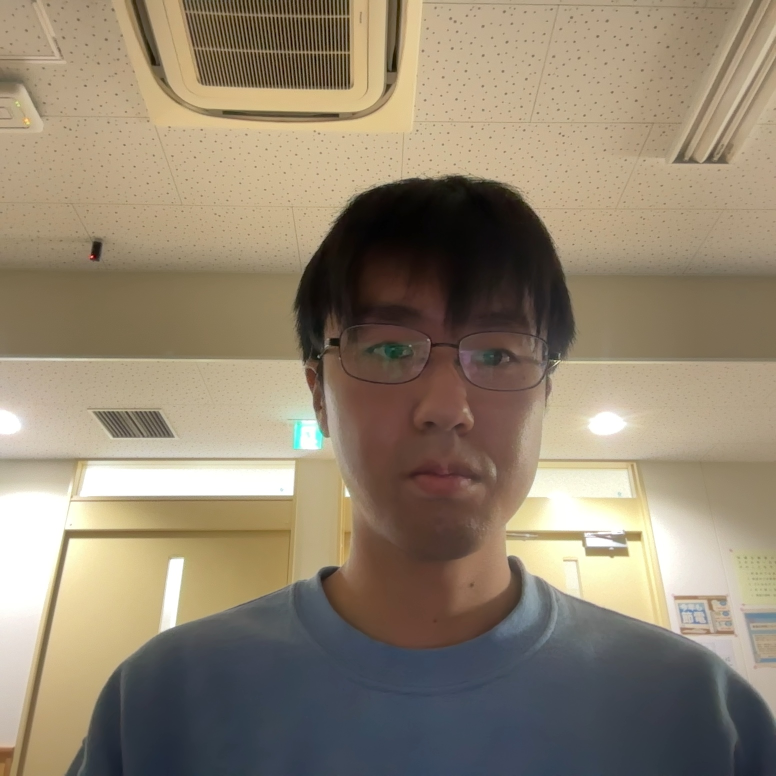
#> input picture camera/captured.jpg, 1552 x 1552 px (shown at 1/2 size)
$ python -i library.py   (imports and definitions only)
#> lines starting #> are read from the running program, lines starting #| are printed output that depends on the picture
#> further down, picture is the input picture: shape (1552, 1552, 3); mean B, G, R 112.3, 132.4, 145.6
from pathlib import Path

BASE_DIR = Path(__file__).resolve().parent


import cv2
import numpy as np
import subprocess


# 縦横比を調節
# [46 lines left out: functions resize_with_aspect, crop_to_aspect, not called in this run]

# === 顔検出器 ===
face_cascade = cv2.CascadeClassifier(str(BASE_DIR / "haarcascade_frontalface_default.xml"))

# === 顔検出（1回のみ） ===
def detect_face_once(img):
    gray = cv2.cvtColor(img, cv2.COLOR_BGR2GRAY)
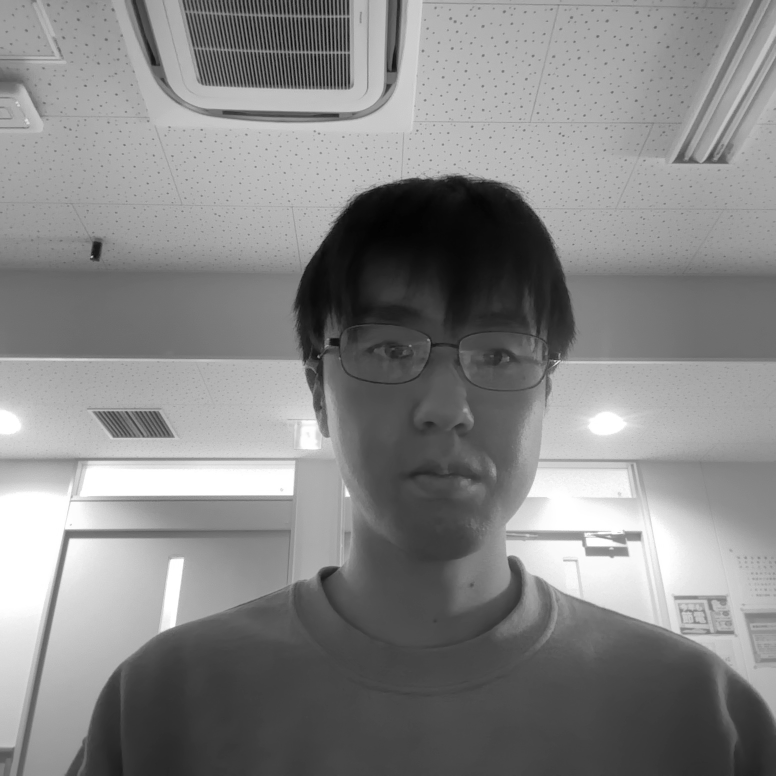
#> gray: shape (1552, 1552) (shown at 1/2 size); min 1, max 255, mean 134.1
    smooth = cv2.bilateralFilter(gray, d=9, sigmaColor=75, sigmaSpace=75)
    faces = face_cascade.detectMultiScale(
        smooth,
        scaleFactor=1.1,
        minNeighbors=5,
        minSize=(60, 60)
    )
#> faces = ()
    return faces

# === 線画生成 (顔と服/背景で独立調整) ===
# [15 lines left out: function line_drawing_image, not called in this run]

# === SVG 変換用処理 ===
def save_debug_image(line_img, debug_jpg):
    cv2.imwrite(debug_jpg, line_img)
    print(f"📝 デバッグ画像保存 → {debug_jpg}")

def save_pgm_for_potrace(line_img, bitmap_pgm):
    line_inv = cv2.bitwise_not(line_img)
    cv2.imwrite(bitmap_pgm, line_inv)

# [32 lines left out: functions potrace_to_svg, optimize_svg_with_vpype, convert_to_svg, not called in this run]

>>> import cv2
>>> picture = cv2.imread('captured.jpg')
>>> result = detect_face_once(picture)
#> result = ()
